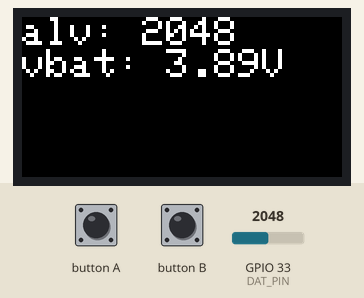
Recording of a sketch running on a simulated ESP32. On the bench: 160×80 colour display. The test bench sets the inputs (shaded band); at power-on: GPIO 33 (DAT_PIN) = 2048. Nothing arrives over Bluetooth unless stated; a phone connects over Bluetooth LE 3 s after start.

Above: at 0.2 s.

The sketch:

M5StickcAlcoholNotify.ino
```cpp
#include <M5StickC.h>
#include <BLEDevice.h> // Bluetooth Low Energy
#include <BLEServer.h> // Bluetooth Low Energy
#include <BLEUtils.h> // Bluetooth Low Energy
#include <esp_sleep.h>

#define T_PERIOD 10 //  A h o ^ C W   O p P b g ð   é b  

#define DAT_PIN 33
#define SCL_PIN 32

RTC_DATA_ATTR static uint8_t seq; //    MSEQ

uint16_t alcoholValue; //  A   R [   l
uint16_t vbat; //  d ³

void setAdvData(BLEAdvertising *pAdvertising) { //  A h o ^ C W   O p P b g ð ® ` · é
    BLEAdvertisementData oAdvertisementData = BLEAdvertisementData();

    oAdvertisementData.setFlags(0x06); // BR_EDR_NOT_SUPPORTED | General Discoverable Mode
    // oAdvertisementData.setFlags(0x05); // BR_EDR_NOT_SUPPORTED | Limited Discoverable Mode

    std::string strServiceData = "";
    strServiceData += (char)0x08; //  · ³ i12Byte j
    strServiceData += (char)0xff; // AD Type 0xFF: Manufacturer specific data
    strServiceData += (char)0xff; // Test manufacture ID low byte
    strServiceData += (char)0xff; // Test manufacture ID high byte
    strServiceData += (char)seq; //  V [ P   X Ô  
    strServiceData += (char)(alcoholValue & 0xff); //  A   R [   ª è Ì º Ê o C g
    strServiceData += (char)((alcoholValue >> 8) & 0xff); //  A   R [   ª è Ì ã Ê o C g
    strServiceData += (char)(vbat & 0xff); //  d r d ³ Ì º Ê o C g
    strServiceData += (char)((vbat >> 8) & 0xff); //  d r d ³ Ì ã Ê o C g

    oAdvertisementData.addData(strServiceData);
    pAdvertising->setAdvertisementData(oAdvertisementData);
}

void setup() {
    M5.begin();
    M5.Axp.ScreenBreath(10); //  æ Ê Ì P x ð º ° é
    M5.Lcd.setRotation(1); // LCD Ì û ü ð Ï ¦ é
    M5.Lcd.setTextSize(2); //  t H   g T C Y ð2 É · é
    M5.Lcd.setTextColor(WHITE, BLACK); //  ¶   ð   A w i ð  

    pinMode(SCL_PIN,OUTPUT);
    digitalWrite(SCL_PIN,LOW); // Start to heat the sensor
}

void loop() {
    M5.update();

    alcoholValue = analogRead(DAT_PIN);
    vbat = (uint16_t)(M5.Axp.GetVbatData() * 1.1 / 1000 * 100); //  o b e   [ Ì d ³

    M5.Lcd.fillScreen(BLACK);
    M5.Lcd.setCursor(0, 0, 1); //  J [ \   Ê u
    //  · x A ¼ x A C ³ A o b e   [ Ì d ³ AMAC A h   X ð f B X v   C É \ ¦ i   Ø   Ì Ý \ ¦ · é j
    M5.Lcd.printf("alv: %d\r\n", alcoholValue);
    M5.Lcd.printf("vbat: %4.2fV\r\n", (float)vbat / 100);

    BLEDevice::init("blepub-01"); //  f o C X ð   ú »
    BLEServer *pServer = BLEDevice::createServer();  //  T [ o [ ð ¶ ¬

    BLEAdvertising *pAdvertising = pServer->getAdvertising(); //  A h o ^ C Y I u W F N g ð æ ¾
    setAdvData(pAdvertising); //  A h o ^ C W   O f [ ^ [ ð Z b g

    pAdvertising->start(); //  A h o ^ C Y N ®
    delay(T_PERIOD * 1000); // T_PERIOD b A h o ^ C Y · é
    pAdvertising->stop(); //  A h o ^ C Y â ~

    seq++; //  V [ P   X Ô   ð X V
    delay(10000);

}
```
